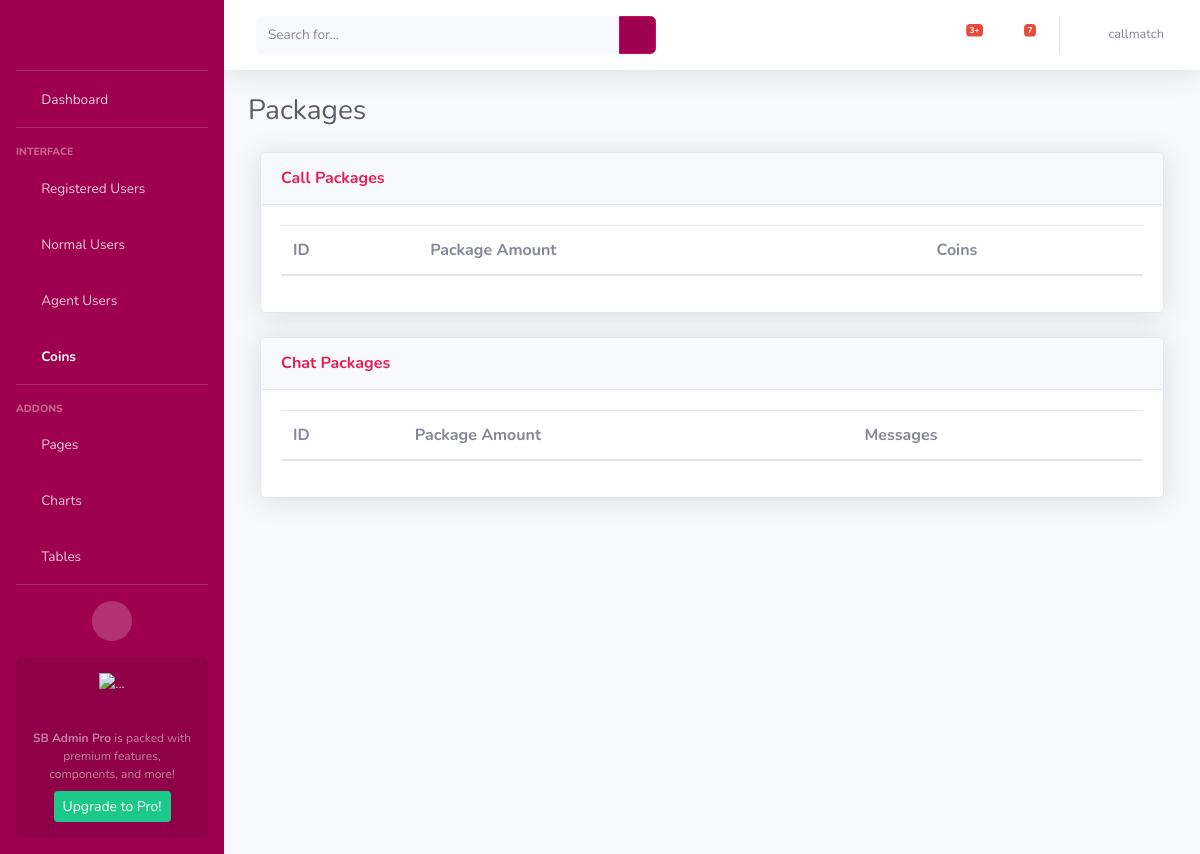
Before: /coin_package (signed in) with the older database file.
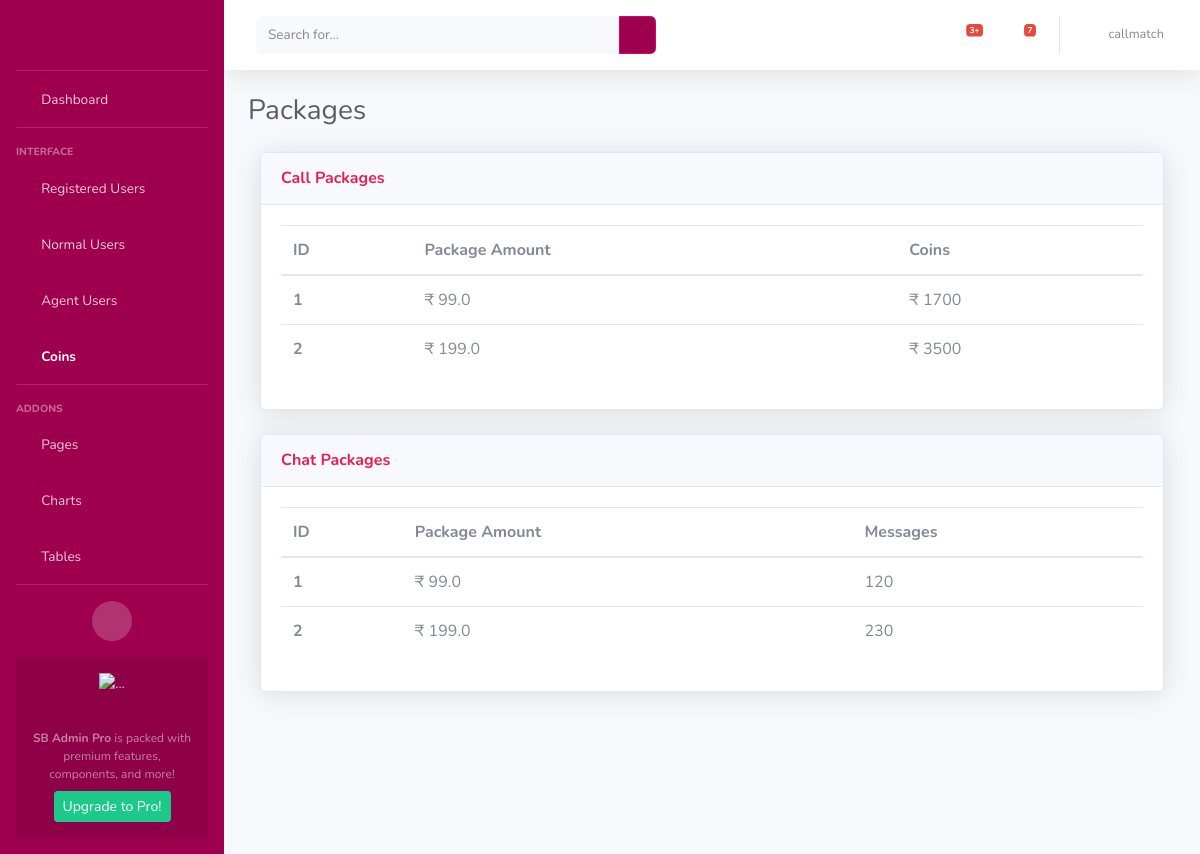
After: the same page with the newer database file.
### AdminApp/models.py (models this page shows)
class CoinPackageModel(models.Model):
    coin_id = models.AutoField(primary_key = True)
    package_price = models.FloatField()
    total_coins = models.IntegerField()

class ChatPackageModel(models.Model):
    chat_id = models.AutoField(primary_key = True)
    package_price = models.FloatField()
    message_count = models.IntegerField()

### AdminApp/views.py (the view)
# urls.py: path('coin_package', views.coin_package, name='coin_package'),
def coin_package(request):
    username = request.session.get('user', None)
    if username is None:
        return redirect('/login')
    coins = CoinPackageModel.objects.all()
    chats = ChatPackageModel.objects.all()
    return render(request, 'coin_package.html', {'coins': coins,'chats': chats, 'username': username})

### templates/coin_package.html (shortened to what the changed rows need)
<!DOCTYPE html>
<html lang="en">
<head>
    {% load static %}
    <link href="{% static 'vendor/fontawesome-free/css/all.min.css' %}" rel="stylesheet" type="text/css">
    <link href="{% static 'css/sb-admin-2.min.css' %}" rel="stylesheet">
</head>
<body id="page-top">
    <div id="wrapper">
        <div id="content-wrapper" class="d-flex flex-column">
            <div id="content">
                <div class="container-fluid">
                    <div class="d-sm-flex align-items-center justify-content-between mb-4">
                        <h1 class="h3 mb-0 text-gray-800">Packages</h1>
                    </div>
                    <div>
                        <div class="col">
                            <div class="card shadow mb-4">
                                <div class="card-body">
                                    <div>
                                        <table class="table all-users">
                                          <thead>
                                            <tr>
                                              <th scope="col">ID</th>
                                              <th scope="col">Package Amount</th>
                                              <th scope="col">Coins</th>
                                            </tr>
                                          </thead>
                                          <tbody>
                                          {% for coin in coins %}
                                            <tr>
                                              <th scope="row">{{ forloop.counter }}</th>
                                              <td>₹ {{coin.package_price}}</td>
                                              <td>₹ {{coin.total_coins}}</td>
                                            </tr>
                                          {% endfor %}
                                          </tbody>
                                        </table>
                                    </div>
                                </div>
                            </div>
                        </div>
                        <div class="col">
                            <div class="card shadow mb-4">
                                <div class="card-body">
                                    <div>
                                        <table class="table all-users">
                                          <thead>
                                            <tr>
                                              <th scope="col">ID</th>
                                              <th scope="col">Package Amount</th>
                                              <th scope="col">Messages</th>
                                            </tr>
                                          </thead>
                                          <tbody>
                                          {% for chat in chats %}
                                            <tr>
                                              <th scope="row">{{ forloop.counter }}</th>
                                              <td>₹ {{chat.package_price}}</td>
                                              <td>{{chat.message_count}}</td>
                                            </tr>
                                          {% endfor %}
                                          </tbody>
                                        </table>
                                    </div>
                                </div>
                            </div>
                        </div>
                    </div>
                </div>
            </div>
        </div>
    </div>
</body>
</html>

Changed rows visible on the page:
added CoinPackageModel: package_price "99.0", total_coins "1700"
added CoinPackageModel: package_price "199.0", total_coins "3500"
added ChatPackageModel: package_price "99.0", message_count "120"
added ChatPackageModel: package_price "199.0", message_count "230"
